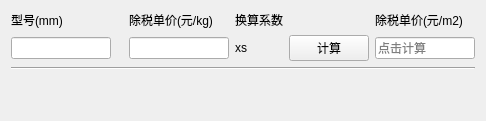
      <widget class="QWidget" name="page_2">
       <layout class="QGridLayout" name="gridLayout">
        <item row="4" column="0" colspan="7">
         <spacer name="verticalSpacer">
          <property name="orientation">
           <enum>Qt::Vertical</enum>
          </property>
          <property name="sizeHint" stdset="0">
           <size>
            <width>20</width>
            <height>40</height>
           </size>
          </property>
         </spacer>
        </item>
        <item row="2" column="0">
         <widget class="QLineEdit" name="lineEdit">
          <property name="maximumSize">
           <size>
            <width>100</width>
            <height>16777215</height>
           </size>
          </property>
         </widget>
        </item>
        <item row="3" column="0" colspan="7">
         <widget class="Line" name="line">
          <property name="orientation">
           <enum>Qt::Horizontal</enum>
          </property>
         </widget>
        </item>
        <item row="0" column="0">
         <widget class="QLabel" name="label">
          <property name="text">
           <string>型号(mm)</string>
          </property>
         </widget>
        </item>
        <item row="0" column="6">
         <widget class="QLabel" name="label_4">
          <property name="text">
           <string>除税单价(元/m2)</string>
          </property>
         </widget>
        </item>
        <item row="2" column="6">
         <widget class="QLineEdit" name="lineEdit_3">
          <property name="maximumSize">
           <size>
            <width>100</width>
            <height>16777215</height>
           </size>
          </property>
          <property name="placeholderText">
           <string>点击计算</string>
          </property>
         </widget>
        </item>
        <item row="2" column="5">
         <widget class="QPushButton" name="pushButton">
          <property name="maximumSize">
           <size>
            <width>100</width>
            <height>16777215</height>
           </size>
          </property>
          <property name="text">
           <string>计算</string>
          </property>
         </widget>
        </item>
        <item row="2" column="4">
         <widget class="QLabel" name="label_6">
          <property name="maximumSize">
           <size>
            <width>100</width>
            <height>16777215</height>
           </size>
          </property>
          <property name="text">
           <string>xs</string>
          </property>
         </widget>
        </item>
        <item row="0" column="4">
         <widget class="QLabel" name="label_3">
          <property name="text">
           <string>换算系数</string>
          </property>
         </widget>
        </item>
        <item row="2" column="3">
         <widget class="QLineEdit" name="lineEdit_2">
          <property name="maximumSize">
           <size>
            <width>100</width>
            <height>16777215</height>
           </size>
          </property>
          <property name="text">
           <string/>
          </property>
         </widget>
        </item>
        <item row="0" column="3">
         <widget class="QLabel" name="label_2">
          <property name="text">
           <string>除税单价(元/kg)</string>
          </property>
         </widget>
        </item>
       </layout>
      </widget>
